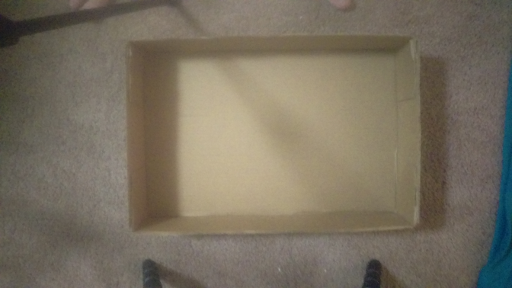
//> input picture box.png, 512 x 288 px
$ ./box   (built with g++ and OpenCV 4)
//> lines starting //> are read from the running program, lines starting //| are printed output that depends on the picture; after the words box and inside, x2 and y2 are one past the last pixel; in counts of white or black regions, pixels touching at a corner belong together
#include <iostream>
#include <string>

#include <opencv2/core/core.hpp>
#include <opencv2/highgui/highgui.hpp>
#include <opencv2/imgproc/imgproc.hpp>
#include <opencv2/objdetect/objdetect.hpp>

using namespace std;
using namespace cv;

int main() {
  Mat hsv_image, dimg;

  Mat img = imread("/home/dylan/sandbox/box.png");
//> img is the input picture: 288 rows x 512 cols, CV_8UC3; mean B, G, R 96.9, 112.4, 121

  cvtColor(img, hsv_image, COLOR_BGR2HSV_FULL);
//> hsv_image: 288 rows x 512 cols, CV_8UC3; mean H, S, V 29.8, 56.9, 122.6

  imshow("display2", hsv_image);
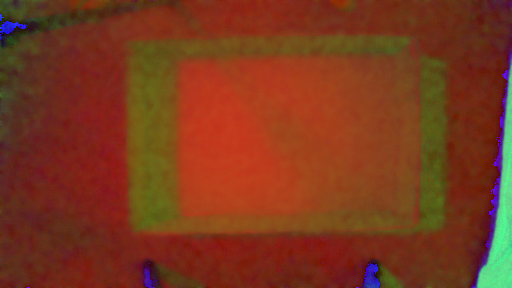
//> window 'display2': 288 rows x 512 cols, CV_8UC3; mean B, G, R 29.8, 56.9, 122.6

  inRange(hsv_image, Scalar(25, 50, 125), Scalar(35, 100, 200), dimg);
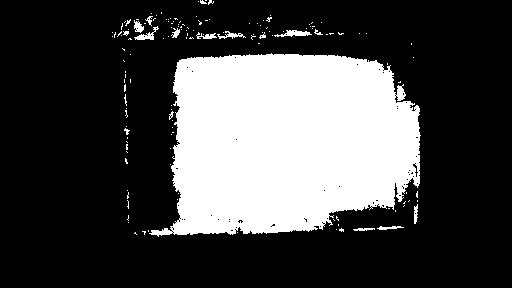
//> dimg: 288 rows x 512 cols, CV_8UC1; 27.4% white; 143 white regions (127 under 20 px)

  GaussianBlur(dimg, dimg, Size(9, 9), 2, 2);
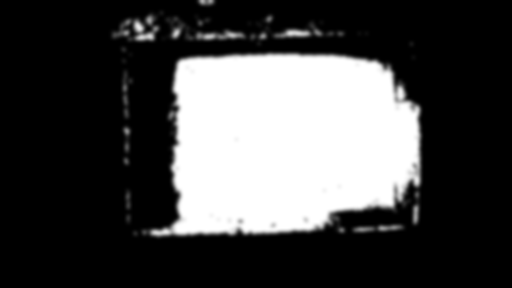
//> dimg: 288 rows x 512 cols, CV_8UC1; 12.89% of pixels changed, all inside (x1, y1, x2, y2) = (108, 0, 425, 241)

  imshow("display", dimg);

  vector<vector<Point> > contours;

  findContours( dimg, contours, CV_RETR_TREE , CV_CHAIN_APPROX_NONE );
//> contours = 13 contours, 2 with area under 20; largest, box (x1, y1, x2, y2) and area: (130, 49, 425, 241) 44193, (108, 8, 348, 48) 4740, (120, 67, 135, 168) 972, (349, 222, 408, 235) 558, (123, 186, 133, 227) 337

  double largest_area = 0;
  int largest_contour_index = 0;
  Rect bounding_rect;

  for(size_t i = 0; i < contours.size(); i++) { // iterate through each contour.
    double a=contourArea( contours[i],false);

    if(a>largest_area){
      largest_area=a;
      largest_contour_index=i;                  //Store the index of largest contour
      bounding_rect=boundingRect(contours[i]);  // Find the bounding rectangle for biggest contour
    }
  }
//> this loop made 13 passes
//> (a, largest_area, bounding_rect) on passes 1, 3, 5: (558, 558, Rect(349, 222, 59, 13)), (971.5, 971.5, Rect(120, 67, 15, 101)), (44193, 44193, Rect(130, 49, 295, 192))
//> a on passes 2, 4, 6, 7, 8, 9: 337, 56, 12, 210.5, 66, 112
//> after the loop, largest_area = 44193; largest_contour_index = 4

  drawContours( img, contours, largest_contour_index, Scalar(255,0,0), 2 );

  rectangle(img, bounding_rect,  Scalar(0,255,0), 2, 8,0);
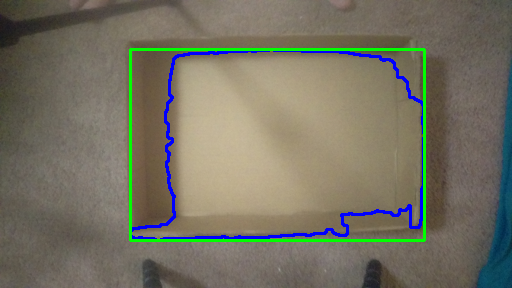
//> img: 288 rows x 512 cols, CV_8UC3; mean B, G, R 98.4, 113.6, 116.7

  imshow("display2", img);

  waitKey(0);

  return 0;
}
